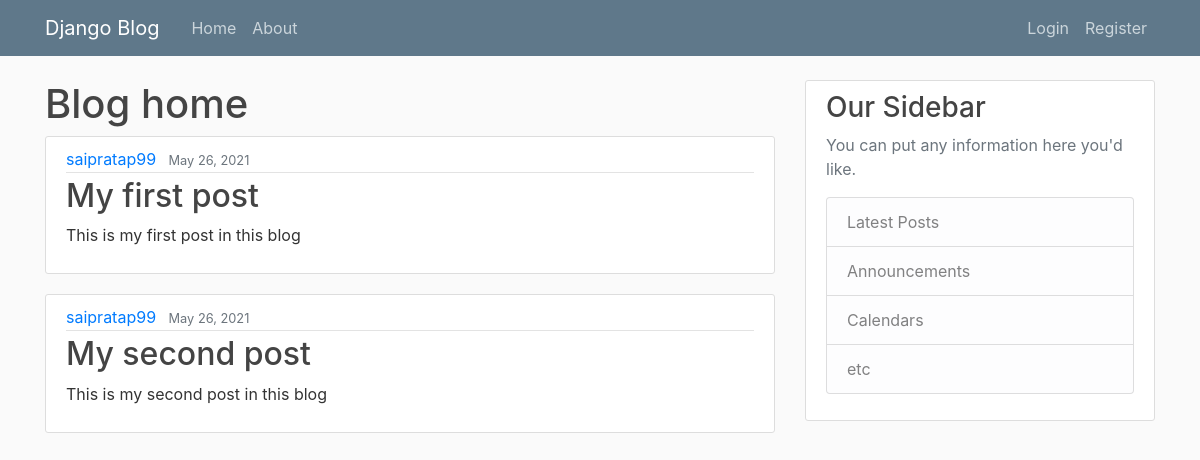
The page / on the database its author committed.
### blog_app/models.py (models this page shows, shortened)
class Post(models.Model):
  title = models.CharField(max_length=100)
  content = models.TextField()
  date_posted = models.DateTimeField(default=timezone.now)
  auth = models.ForeignKey(User, on_delete=models.CASCADE)

### blog_app/views.py (the view)
# urls.py: 2. Add a URL to urlpatterns:  path('', views.home, name='home')
def home(request):
  context = {"posts": Post.objects.all()}
  return render(request,'blog_app/home.html',context)

### blog_app/templates/blog_app/home.html
{% extends 'blog_app/base.html' %}
{% block content %}
  <h1>Blog home</h1>
  {% for post in posts %}
    <article class="media content-section">
      <div class="media-body">
        <div class="article-metadata">
          <a class="mr-2" href="#">{{ post.auth }}</a>
          <small class="text-muted">{{ post.date_posted|date:"F d, Y" }}</small>
        </div>
        <h2><a class="article-title" href="#">{{ post.title }}</a></h2>
        <p class="article-content">{{ post.content }}</p>
      </div>
    </article>
  {% endfor %}
{% endblock content %}

### blog_app/static/blog_app/main.css (style rules this page uses)
body { background: #fafafa; color: #333333; margin-top: 5rem; }
h1, h2, h3, h4, h5, h6 { color: #444444; }
.content-section { background: #ffffff; padding: 10px 20px; border: 1px solid #dddddd; border-radius: 3px; margin-bottom: 20px; }
.article-title { color: #444444; }
.article-content { white-space: pre-line; }
.article-metadata { padding-bottom: 1px; margin-bottom: 4px; border-bottom: 1px solid #e3e3e3; }

### rows shown on the page
Post: auth "saipratap99", date_posted "May 26, 2021", title "My first post", content "This is my first post in this blog"
Post: auth "saipratap99", date_posted "May 26, 2021", title "My second post", content "This is my second post in this blog"
